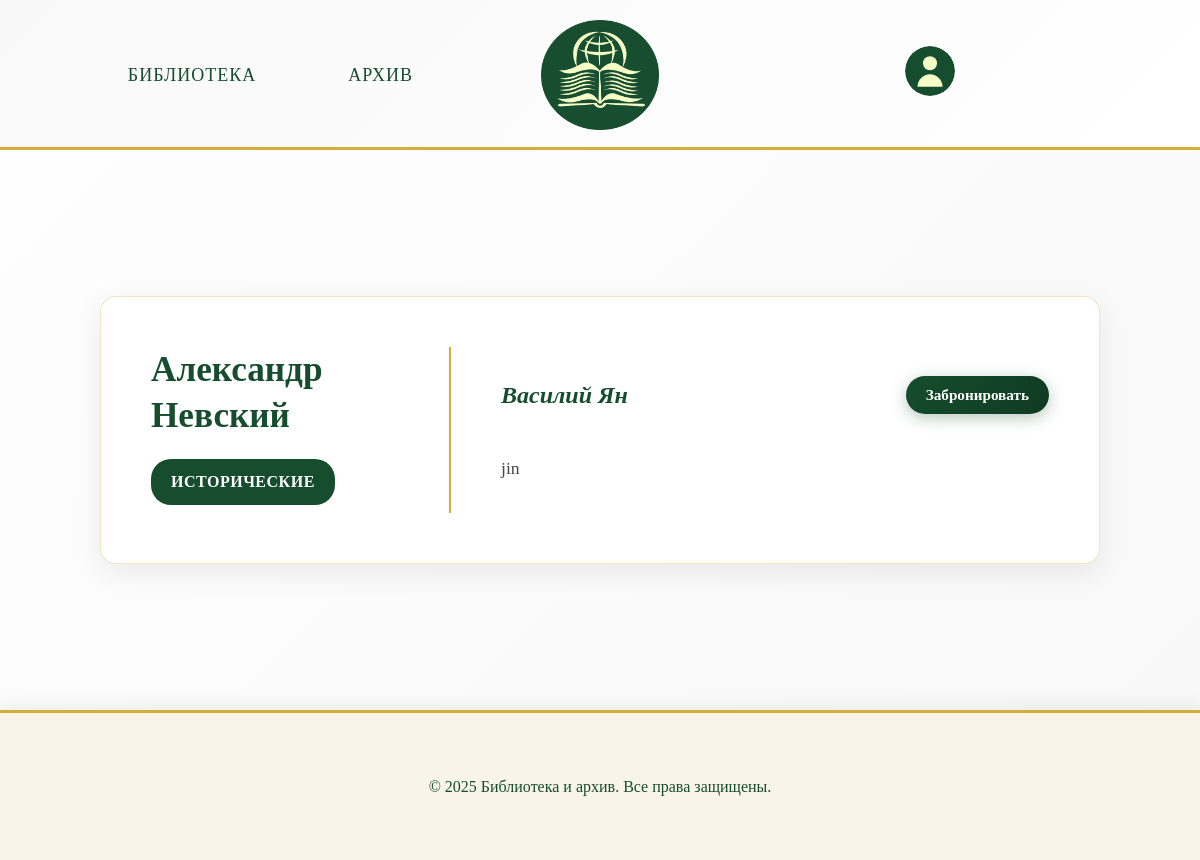
Page /book/7/ (signed in) on the earlier database version.
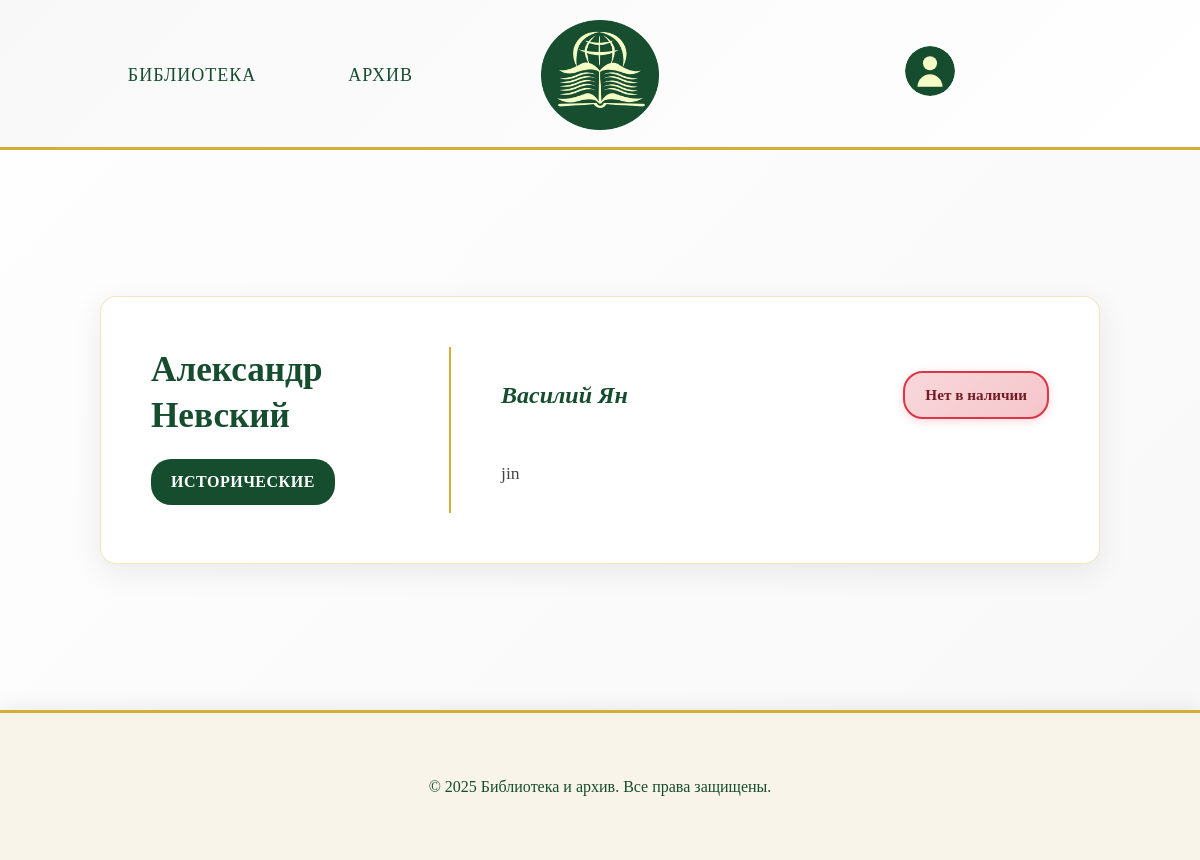
Same page on the later database version.
### app/views.py (the view)
# urls.py: path('book/<int:book_id>/', views.book_detail, name='book_detail'),
def book_detail(request, book_id):
    book = get_object_or_404(Book, id=book_id)
    has_confirmed_reservation_from_others = BookReservation.objects.filter(
        book=book,
        status='reserved'
    ).exclude(user=request.user).exists() if request.user.is_authenticated else False
    user_reservation = None
    if request.user.is_authenticated:
        user_reservation = BookReservation.objects.filter(
            book=book,
            user=request.user
        ).first()
    if not request.user.is_authenticated:
        has_confirmed_reservation_from_others = BookReservation.objects.filter(
            book=book,
            status='reserved'
        ).exists()
    context = {
        'book': book,
        'has_confirmed_reservation_from_others': has_confirmed_reservation_from_others,
        'user_reservation': user_reservation
    }
    return render(request, 'app/book.html', context)

### templates/app/book.html (shortened to what this page needs)
<!DOCTYPE html>
<html lang="ru">
<head>
    {% load static %}
    <link rel="stylesheet" href="{% static 'css/style.css' %}" />
</head>
<body>
    <header>
        <nav>
            <ul class="menu-items">
                <li class="menu-item"><a href="{% url 'library' %}">Библиотека</a></li>
                <li class="menu-item"><a href="{% url 'archive' %}">Архив</a></li>
            </ul>
        </nav>
        <a href="{% url 'library' %}">
            <img src="{% static 'images/Group_2_2.png' %}" alt="Логотип" class="logo">
        </a>
        <a href="{% url 'profile' %}" class="profile-link">
            <img
            alt="Профиль" class="profile-icon">
        </a>
    </header>
    <main class="books-information">
        <div class="book-detail-card">
            <div class="book-left-side">
                <h2 class="book-title">{{ book.title }}</h2>
                <span class="book-genre">{{ book.genre }}</span>
            </div>
            <div class="book-right-side">
                <div class="author-and-availability">
                    <div class="book-author">{{ book.author }}</div>
                    <div class="book-availability-section">
                        {% if book.quantity == 'В наличии' and not has_confirmed_reservation_from_others %}
                            {% if user.is_authenticated %}
                                {% if user_reservation %}
                                    {% if user_reservation.status == 'pending' %}
                                    {% elif user_reservation.status == 'reserved' %}
                                    {% else %}
                                        <form method="post" action="{% url 'reserve_book' book.id %}" class="availability-form">
                                            {% csrf_token %}
                                            <button type="submit" class="reserve-btn">Забронировать</button>
                                        </form>
                                    {% endif %}
                                {% else %}
                                    <form method="post" action="{% url 'reserve_book' book.id %}" class="availability-form">
                                        <button type="submit" class="reserve-btn">Забронировать</button>
                                    </form>
                                {% endif %}
                            {% else %}
                                <a href="{% url 'sign_in' %}" class="reserve-btn">Войдите, чтобы забронировать</a>
                            {% endif %}
                        {% else %}
                            {% if not user.is_authenticated or not user_reservation or user_reservation.status != 'reserved' %}
                                <div class="unavailable-text">Нет в наличии</div>
                            {% endif %}
                        {% endif %}
                    </div>
                </div>
                <p class="book-description">{{ book.description_long }}</p>
            </div>
        </div>
    </main>
    <footer class="footer">
        <p class="footer-copyright">&copy; 2025 Библиотека и архив. Все права защищены.</p>
    </footer>
</body>
</html>

Differences in the rows shown:
changed Book "Александр Невский": quantity "В наличии" → "Нет в наличии" (drawn)
Other differences:
text no longer shown: "Забронировать"
text now shown: "Нет в наличии"
